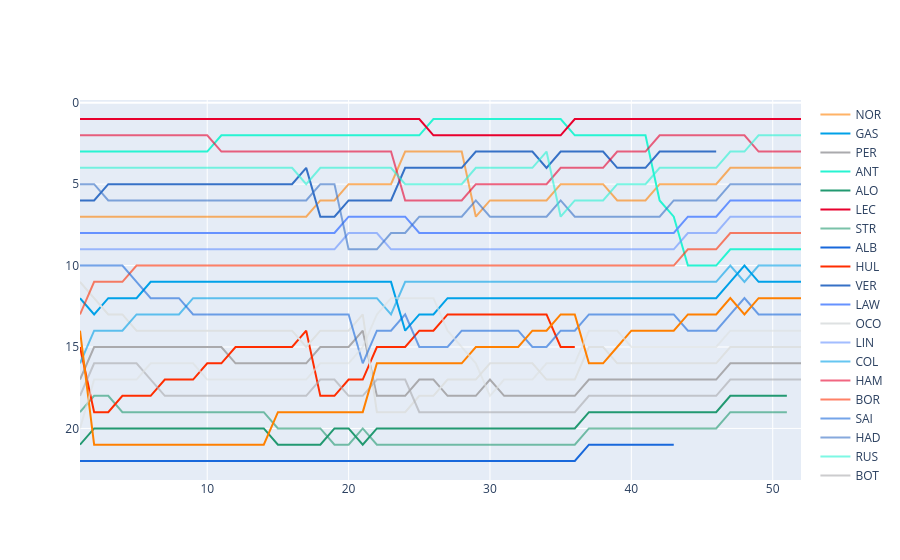

Notebook code for this chart:
### Code cell
fig = go.Figure()

for driver in laps["Driver"].unique():
    driver_laps = laps[laps["Driver"] == driver]
    driver_team = laps.loc[laps['Driver']== driver, 'Team'].unique()[0]
    fig.add_scatter(
        x=driver_laps["LapNumber"],
        y=driver_laps["Position"],
        mode="lines",
        name=driver,
        line=dict(
            color=f"rgba({config['teams'][driver_team]['drivers'][driver]['colour']})"
        ))

fig.update_yaxes(autorange="reversed")
fig.show()
